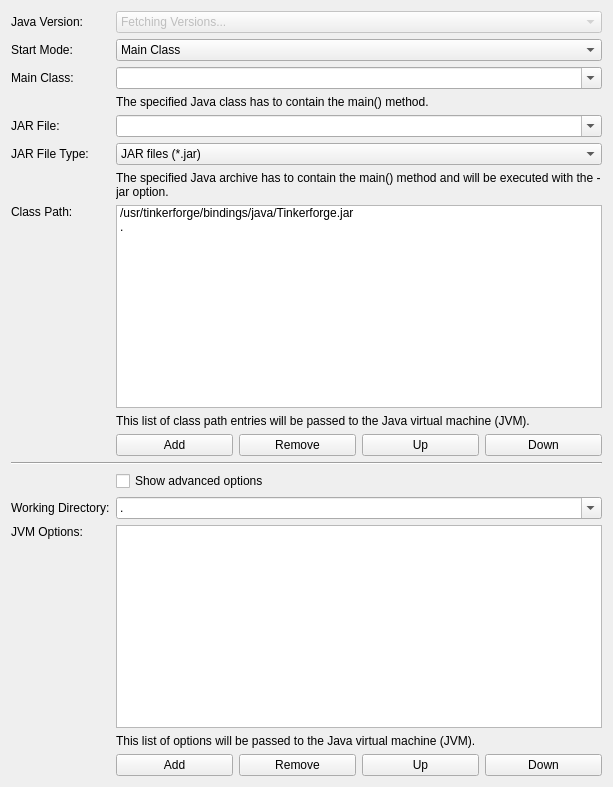
<?xml version="1.0" encoding="UTF-8"?>
<ui version="4.0">
 <class>ProgramPageJava</class>
 <widget class="QWidget" name="ProgramPageJava">
  <property name="geometry">
   <rect>
    <x>0</x>
    <y>0</y>
    <width>613</width>
    <height>787</height>
   </rect>
  </property>
  <property name="windowTitle">
   <string>Form</string>
  </property>
  <layout class="QVBoxLayout" name="verticalLayout">
   <item>
    <layout class="QGridLayout" name="gridLayout">
     <item row="0" column="0">
      <widget class="QLabel" name="label">
       <property name="text">
        <string>Java Version:</string>
       </property>
       <property name="buddy">
        <cstring>combo_version</cstring>
       </property>
      </widget>
     </item>
     <item row="0" column="1" colspan="4">
      <widget class="QComboBox" name="combo_version">
       <property name="enabled">
        <bool>false</bool>
       </property>
       <property name="sizePolicy">
        <sizepolicy hsizetype="Preferred" vsizetype="Fixed">
         <horstretch>1</horstretch>
         <verstretch>0</verstretch>
        </sizepolicy>
       </property>
       <item>
        <property name="text">
         <string>Fetching Versions...</string>
        </property>
       </item>
      </widget>
     </item>
     <item row="2" column="0">
      <widget class="QLabel" name="label_main_class">
       <property name="text">
        <string>Main Class:</string>
       </property>
      </widget>
     </item>
     <item row="1" column="1" colspan="4">
      <widget class="QComboBox" name="combo_start_mode">
       <item>
        <property name="text">
         <string>Main Class</string>
        </property>
       </item>
       <item>
        <property name="text">
         <string>JAR File</string>
        </property>
       </item>
      </widget>
     </item>
     <item row="1" column="0">
      <widget class="QLabel" name="label_3">
       <property name="text">
        <string>Start Mode:</string>
       </property>
       <property name="buddy">
        <cstring>combo_start_mode</cstring>
       </property>
      </widget>
     </item>
     <item row="4" column="0">
      <widget class="QLabel" name="label_jar_file">
       <property name="text">
        <string>JAR File:</string>
       </property>
       <property name="buddy">
        <cstring>combo_jar_file</cstring>
       </property>
      </widget>
     </item>
     <item row="6" column="1" colspan="4">
      <widget class="QLabel" name="label_jar_file_help">
       <property name="text">
        <string>The specified Java archive has to contain the main() method and will be executed with the -jar option.</string>
       </property>
       <property name="wordWrap">
        <bool>true</bool>
       </property>
      </widget>
     </item>
     <item row="3" column="1" colspan="4">
      <widget class="QLabel" name="label_main_class_help">
       <property name="text">
        <string>The specified Java class has to contain the main() method.</string>
       </property>
       <property name="wordWrap">
        <bool>true</bool>
       </property>
      </widget>
     </item>
     <item row="4" column="1" colspan="4">
      <widget class="QComboBox" name="combo_jar_file">
       <property name="editable">
        <bool>true</bool>
       </property>
       <property name="insertPolicy">
        <enum>QComboBox::NoInsert</enum>
       </property>
      </widget>
     </item>
     <item row="7" column="0">
      <widget class="QLabel" name="label_class_path">
       <property name="text">
        <string>Class Path:</string>
       </property>
       <property name="alignment">
        <set>Qt::AlignLeading|Qt::AlignLeft|Qt::AlignTop</set>
       </property>
       <property name="buddy">
        <cstring>list_class_path</cstring>
       </property>
      </widget>
     </item>
     <item row="7" column="1" colspan="4">
      <widget class="QListWidget" name="list_class_path">
       <item>
        <property name="text">
         <string>/usr/tinkerforge/bindings/java/Tinkerforge.jar</string>
        </property>
        <property name="flags">
         <set>ItemIsSelectable|ItemIsEditable|ItemIsDragEnabled|ItemIsUserCheckable|ItemIsEnabled</set>
        </property>
       </item>
       <item>
        <property name="text">
         <string>.</string>
        </property>
        <property name="flags">
         <set>ItemIsSelectable|ItemIsEditable|ItemIsDragEnabled|ItemIsUserCheckable|ItemIsEnabled</set>
        </property>
       </item>
      </widget>
     </item>
     <item row="9" column="1">
      <widget class="QPushButton" name="button_add_class_path_entry">
       <property name="text">
        <string>Add</string>
       </property>
      </widget>
     </item>
     <item row="9" column="2">
      <widget class="QPushButton" name="button_remove_class_path_entry">
       <property name="text">
        <string>Remove</string>
       </property>
      </widget>
     </item>
     <item row="9" column="3">
      <widget class="QPushButton" name="button_up_class_path_entry">
       <property name="text">
        <string>Up</string>
       </property>
      </widget>
     </item>
     <item row="8" column="1" colspan="4">
      <widget class="QLabel" name="label_class_path_help">
       <property name="text">
        <string>This list of class path entries will be passed to the Java virtual machine (JVM).</string>
       </property>
       <property name="wordWrap">
        <bool>true</bool>
       </property>
      </widget>
     </item>
     <item row="11" column="1" colspan="4">
      <widget class="QCheckBox" name="check_show_advanced_options">
       <property name="text">
        <string>Show advanced options</string>
       </property>
      </widget>
     </item>
     <item row="10" column="0" colspan="5">
      <widget class="Line" name="line">
       <property name="orientation">
        <enum>Qt::Horizontal</enum>
       </property>
      </widget>
     </item>
     <item row="12" column="0">
      <widget class="QLabel" name="label_working_directory">
       <property name="text">
        <string>Working Directory:</string>
       </property>
       <property name="buddy">
        <cstring>combo_working_directory</cstring>
       </property>
      </widget>
     </item>
     <item row="13" column="0">
      <widget class="QLabel" name="label_options">
       <property name="text">
        <string>JVM Options:</string>
       </property>
       <property name="alignment">
        <set>Qt::AlignLeading|Qt::AlignLeft|Qt::AlignTop</set>
       </property>
       <property name="buddy">
        <cstring>list_options</cstring>
       </property>
      </widget>
     </item>
     <item row="12" column="1" colspan="4">
      <widget class="QComboBox" name="combo_working_directory">
       <property name="editable">
        <bool>true</bool>
       </property>
       <property name="insertPolicy">
        <enum>QComboBox::NoInsert</enum>
       </property>
       <item>
        <property name="text">
         <string>.</string>
        </property>
       </item>
      </widget>
     </item>
     <item row="13" column="1" colspan="4">
      <widget class="QListWidget" name="list_options"/>
     </item>
     <item row="15" column="1">
      <widget class="QPushButton" name="button_add_option">
       <property name="text">
        <string>Add</string>
       </property>
      </widget>
     </item>
     <item row="15" column="2">
      <widget class="QPushButton" name="button_remove_option">
       <property name="text">
        <string>Remove</string>
       </property>
      </widget>
     </item>
     <item row="15" column="3">
      <widget class="QPushButton" name="button_up_option">
       <property name="text">
        <string>Up</string>
       </property>
      </widget>
     </item>
     <item row="15" column="4">
      <widget class="QPushButton" name="button_down_option">
       <property name="text">
        <string>Down</string>
       </property>
      </widget>
     </item>
     <item row="9" column="4">
      <widget class="QPushButton" name="button_down_class_path_entry">
       <property name="text">
        <string>Down</string>
       </property>
      </widget>
     </item>
     <item row="14" column="1" colspan="4">
      <widget class="QLabel" name="label_options_help">
       <property name="text">
        <string>This list of options will be passed to the Java virtual machine (JVM).</string>
       </property>
       <property name="wordWrap">
        <bool>true</bool>
       </property>
      </widget>
     </item>
     <item row="5" column="0">
      <widget class="QLabel" name="label_jar_file_type">
       <property name="text">
        <string>JAR File Type:</string>
       </property>
       <property name="buddy">
        <cstring>combo_jar_file_type</cstring>
       </property>
      </widget>
     </item>
     <item row="5" column="1" colspan="4">
      <widget class="QComboBox" name="combo_jar_file_type">
       <property name="currentIndex">
        <number>1</number>
       </property>
       <item>
        <property name="text">
         <string>All files</string>
        </property>
       </item>
       <item>
        <property name="text">
         <string>JAR files (*.jar)</string>
        </property>
       </item>
      </widget>
     </item>
     <item row="2" column="1" colspan="4">
      <widget class="QComboBox" name="combo_main_class">
       <property name="editable">
        <bool>true</bool>
       </property>
       <property name="insertPolicy">
        <enum>QComboBox::NoInsert</enum>
       </property>
      </widget>
     </item>
    </layout>
   </item>
  </layout>
 </widget>
 <tabstops>
  <tabstop>combo_version</tabstop>
  <tabstop>combo_start_mode</tabstop>
  <tabstop>combo_jar_file</tabstop>
  <tabstop>combo_jar_file_type</tabstop>
  <tabstop>list_class_path</tabstop>
  <tabstop>button_add_class_path_entry</tabstop>
  <tabstop>button_remove_class_path_entry</tabstop>
  <tabstop>button_up_class_path_entry</tabstop>
  <tabstop>button_down_class_path_entry</tabstop>
  <tabstop>check_show_advanced_options</tabstop>
  <tabstop>combo_working_directory</tabstop>
  <tabstop>list_options</tabstop>
  <tabstop>button_add_option</tabstop>
  <tabstop>button_remove_option</tabstop>
  <tabstop>button_up_option</tabstop>
  <tabstop>button_down_option</tabstop>
 </tabstops>
 <resources/>
 <connections/>
</ui>
